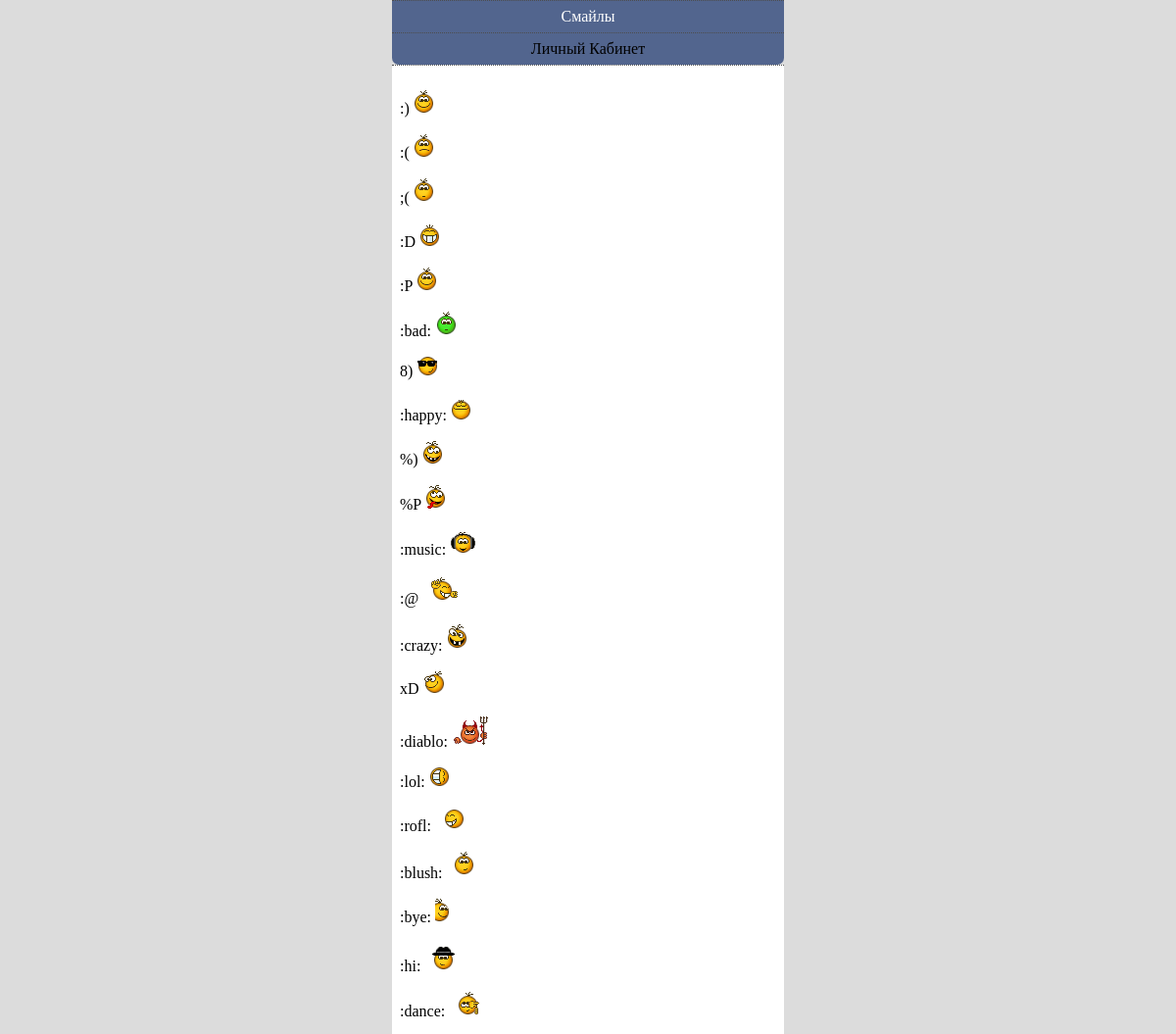
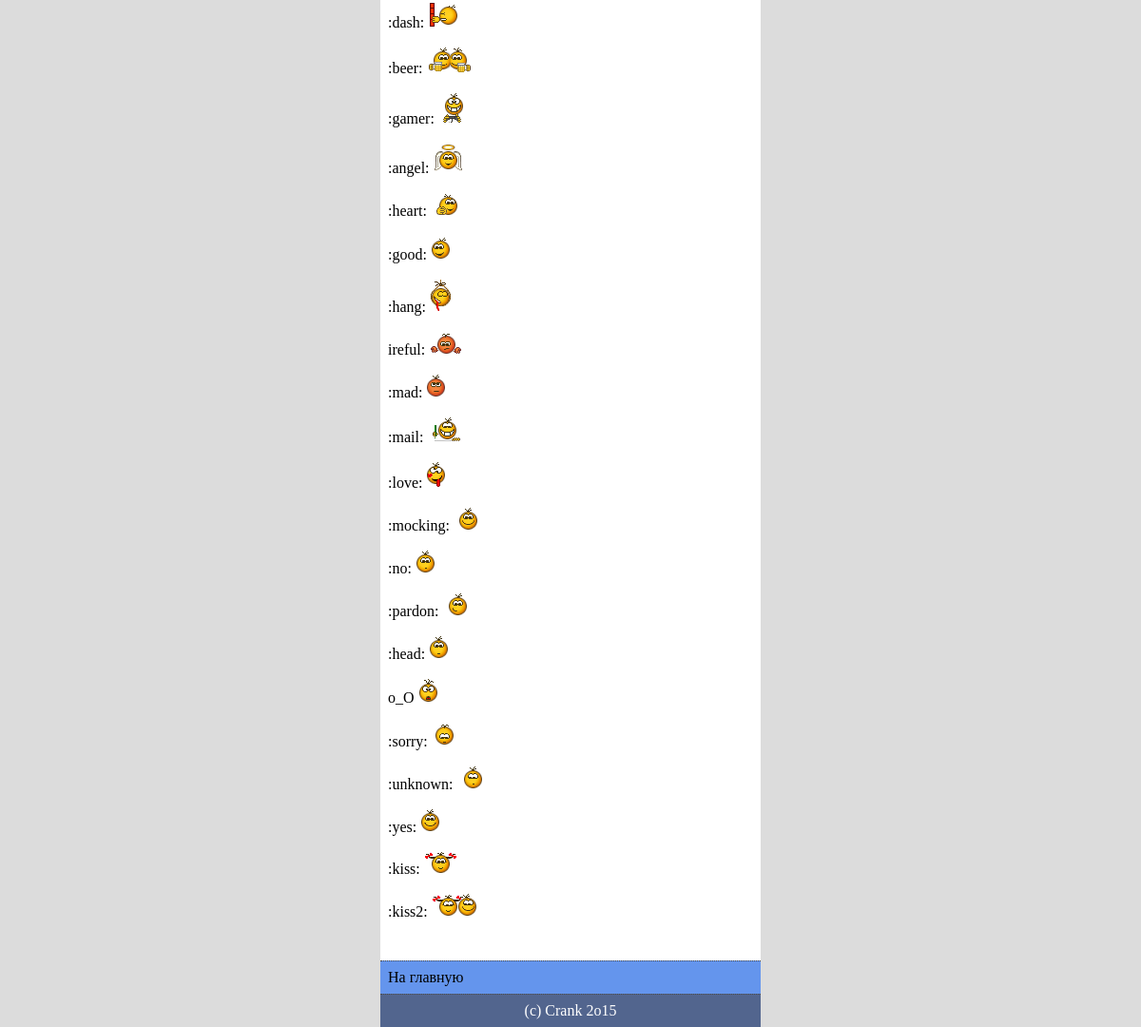
Screenshot of /PtCMSver03/smail.php (signed in) with the database file from the repository (2 pictures, top to bottom).
### tables this page shows
CREATE TABLE `smile` (
  `id` int(11) NOT NULL,
  `name` varchar(244) NOT NULL,
  `icon` varchar(244) NOT NULL,
  `papka` varchar(30) NOT NULL
);

CREATE TABLE `site` (
  `copyr` varchar(1024) DEFAULT NULL,
  `title` varchar(1024) DEFAULT NULL,
  `kosh` varchar(13) DEFAULT 'КОШ СОЗДАТЕЛЯ'
);

### PtCMSver03/smail.php (the view, shortened to what this page needs)
<?php
include_once ('config.php');
if(!empty($user)){
echo '<div class="head"><center>Смайлы</center></div>';
echo '<div class="kabi"><center><a href="kabik.php">Личный Кабинет</a></center></div>';
echo '<div class="menuxa">';
$o=mysql_query("SELECT * FROM `smile`");
while($sm=mysql_fetch_array($o))
{
 echo '<p>'.$sm['name'].'  <img src="/img/smile/'.$sm['icon'].'" alt="'.$sm['name'].'"/></b></p>';
}
echo '</div>';
echo '<div class="test"><a href="index.php">На главную</a></div>';
}
include_once ('include/foot.php');
?>

### PtCMSver03/config.php (shortened to what this page needs)
<?
echo '<link rel="stylesheet" type="text/css" href="/desing/css.css"/>';
?>

### PtCMSver03/include/foot.php
<?
$ss = mysql_fetch_assoc(mysql_query("SELECT * FROM `site`"));
echo '<div class="foot"><center>'.$ss['copyr'].'</center></div>';
?>

### desing/css.css (style rules this page uses)
a { color: black; text-decoration: none; }
.menuxa { color: black; BACKGROUND: #fff; PADDING:8PX; BORDER-TOP:1PX DOTTED #4D4D4D; }
.test { color: #55BE52; BACKGROUND: CornflowerBlue; BORDER-TOP:1PX DOTTED #4D4D4D; PADDING: 8PX; }
.head { color: #fff; BACKGROUND: #002800 url(head.png) ; BORDER-TOP:1PX DOTTED #4D4D4D; PADDING: 7PX; }
.kabi { color: WhiteSmoke; BACKGROUND: #002800 url(head.png) ; BORDER-TOP:1PX DOTTED #4D4D4D; border-radius : 0 0 7px 7px; PADDING: 7PX; }
.foot { color: #fff; BACKGROUND: #002800 url(head.png) ; BORDER-TOP:1PX DOTTED #4D4D4D; PADDING: 8PX; }

### rows the page displays
smile: name ":)", icon (picture)
smile: name ":(", icon (picture)
smile: name ";(", icon (picture)
smile: name ":D", icon (picture)
smile: name ":P", icon (picture)
smile: name ":bad:", icon (picture)
smile: name "8)", icon (picture)
smile: name ":happy:", icon (picture)
smile: name "%)", icon (picture)
smile: name "%P", icon (picture)
smile: name ":music:", icon (picture)
smile: name ":@", icon (picture)
smile: name ":crazy:", icon (picture)
smile: name "xD", icon (picture)
smile: name ":diablo:", icon (picture)
smile: name ":lol:", icon (picture)
smile: name ":rofl:", icon (picture)
smile: name ":blush:", icon (picture)
smile: name ":bye:", icon (picture)
smile: name ":hi:", icon (picture)
smile: name ":dance:", icon (picture)
smile: name ":dash:", icon (picture)
smile: name ":beer:", icon (picture)
smile: name ":gamer:", icon (picture)
smile: name ":angel:", icon (picture)
smile: name ":heart:", icon (picture)
smile: name ":good:", icon (picture)
smile: name ":hang:", icon (picture)
smile: name "ireful:", icon (picture)
smile: name ":mad:", icon (picture)
smile: name ":mail:", icon (picture)
smile: name ":love:", icon (picture)
smile: name ":mocking:", icon (picture)
smile: name ":no:", icon (picture)
smile: name ":pardon:", icon (picture)
smile: name ":head:", icon (picture)
smile: name "o_O", icon (picture)
smile: name ":sorry:", icon (picture)
smile: name ":unknown:", icon (picture)
smile: name ":yes:", icon (picture)
smile: name ":kiss:", icon (picture)
smile: name ":kiss2:", icon (picture)
site: copyr "(c) Crank 2o15"
